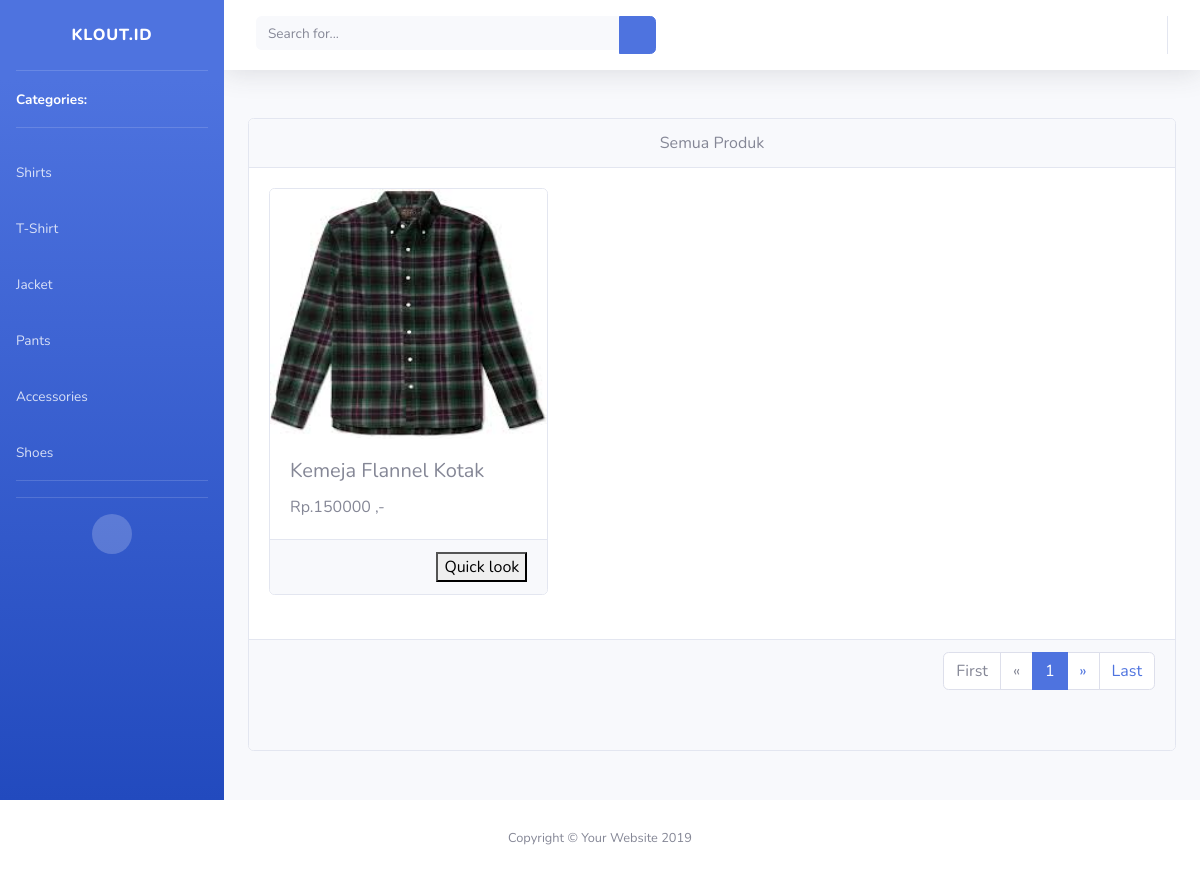
The app's page /indexsubkategori.php?id=a0001b with its own data.
### tables this page shows
CREATE TABLE `kategori` (
  `idkategori` varchar(10) NOT NULL,
  `namakategori` varchar(50) NOT NULL
);

CREATE TABLE `produk` (
  `idproduk` varchar(20) NOT NULL,
  `namaproduk` varchar(50) NOT NULL,
  `deskripsi` varchar(500) NOT NULL,
  `idkategori` varchar(10) NOT NULL,
  `idsub_kategori` varchar(10) NOT NULL,
  `file_gambar` varchar(500) NOT NULL,
  `berat` int(7) NOT NULL,
  `kuantitas` int(5) NOT NULL,
  `last_update` datetime NOT NULL,
  `idpegawai` varchar(10) NOT NULL,
  `price` int(11) NOT NULL
);

### indexsubkategori.php (the view, shortened to what this page needs)
<?php
require_once('includes/conn.php');
include('includes/header.php');
include('includes/navbar.php');
include('includes/chartjs.php');
?>
<div class="badan">
  <?php
                            $halaman = 9;
                            $page = isset($_GET["halaman"]) ? (int)$_GET["halaman"] : 1;
                            $mulai = ($page>1) ? ($page * $halaman) - $halaman : 0;
                            $result = mysqli_query($con, "SELECT * FROM produk");
                            $total = mysqli_num_rows($result);
                            $pages = ceil($total/$halaman);
  ?>
  <br/>
    <div class="container-fluid">
    <div class="card ">
      <div class="card-header">
        <center>
          Semua Produk
        </center>
      </div>
      <div class="card-body" id="badan">
  <div class="row" id ="load_data">
      <?php
            $id = $_GET["id"];
              $brg=mysqli_query($con,"SELECT * FROM produk WHERE idsub_kategori = '$id' LIMIT $mulai, $halaman");
              while($b=mysqli_fetch_array($brg)){
              ?>
  <div class="col-sm-4 mb-4">
            <div class="card" style="min-height: 12rem;" >
              <img src="/toko_baju_klout/admin/images/produk/<?php echo $b['file_gambar'];  ?>" height=250px class="card-img-top" alt="gambar">
              <div class="card-body">
                <h5 class="card-title"><?php echo $b['namaproduk']; ?></h5>
                <p class="card-text">Rp.<?php echo$b['price']?> ,-</p>
              </div>
              <div class="card-footer">
                <div id="quicklook" class="text-center"> <a href="data_produk.php?id=<?php echo $b["idproduk"]; ?>" class="klik_menu" id="edit"><button pid='$pro_id'  style='float:right;'>Quick look</button></a></div>
                </div>
            </div>
          </div>
  <?php } ?>
  </div>
  </div>
  <div class="card-footer"><nav class="mb-5">
            <ul class="pagination justify-content-end">
              <?php
                $jumlah_page = $pages;
                $jumlah_number = 1;
                $start_number = ($page > $jumlah_number)? $page - $jumlah_number : 1;
                if($page == 1){
                  echo '<li class="page-item disabled"><a class="page-link" href="#">First</a></li>';
                  echo '<li class="page-item disabled"><a class="page-link" href="#"><span aria-hidden="true">&laquo;</span></a></li>';
                }
                for($i = $start_number; $i <= $jumlah_page-1; $i++){
                  $link_active = ($page == $i)? ' active' : '';
                  echo '<li class="page-item halaman '.$link_active.'" id="'.$i.'"><a class="page-link" href="?halaman='.$i.'&id='.$id.'">'.$i.'</a></li>';
                }
                if($page == $jumlah_page){
                  echo '<li class="page-item disabled"><a class="page-link" href="#"><span aria-hidden="true">&raquo;</span></a></li>';
                  echo '<li class="page-item disabled"><a class="page-link" href="#">Last</a></li>';
                } else {
                  $link_next = ($page < $jumlah_page)? $page + 1 : $jumlah_page;
                  echo '<li class="page-item halaman" id="'.$link_next.'"><a class="page-link" href="?halaman='.$link_next.'&id='.$id.'"><span aria-hidden="true">&raquo;</span></a></li>';
                  echo '<li class="page-item halaman" id="'.$jumlah_page.'"><a class="page-link" href="?halaman='.$jumlah_page.'&id='.$id.'">Last</a></li>';
                }
              ?>
            </ul>
          </nav></div>
  </div>
  </div>
</div>
<?php
include('includes/footer.php');
?>

### includes/navbar.php (shortened to what this page needs)
<ul class="navbar-nav fixed bg-gradient-primary sidebar sidebar-dark accordion" id="accordionSidebar">
<a class="sidebar-brand d-flex align-items-center justify-content-center" href="index.php">
    <div class="sidebar-brand-text mx-3">klout.id<sup></sup></div>
  </a>
  <hr class="sidebar-divider my-0">
  <li class="sidebar-sticky">
  <li class="nav-item active">
    <a class="nav-link" href="index.php">
      <span>Categories: </span></a>
  </li>
  <hr class="sidebar-divider">
<?php
	$menu = mysqli_query($con,"SELECT * FROM kategori");
	$jum = mysqli_num_rows($menu);
		if($jum > 1){
		while($isi = mysqli_fetch_array($menu)){
			$idkat = $isi["idkategori"];
			$namakat = $isi["namakategori"];
			?>
			<li class="nav-item">
  				<a class="nav-link collapsed" href="#" data-toggle="collapse" data-target="#collapsem<?php echo$idkat;?>" aria-expanded="true" aria-controls="collapsem<?php echo$idkat;?>" href="indexkategori.php?id=<?php echo $idkat; ?>">
    			<span><?php echo $namakat;?></span>
  				</a>
			</li>
				<?php
		}
	}
	?>
<hr class="sidebar-divider">
<hr class="sidebar-divider d-none d-md-block">
<div class="text-center d-none d-md-inline">
  <button class="rounded-circle border-0" id="sidebarToggle"></button>
</div>
</li>
</ul>
    <div id="content-wrapper" class="d-flex flex-column">
      <div id="content">
        <nav class="navbar navbar-expand navbar-light bg-white topbar mb-4 static-top shadow">
          <form class="d-none d-sm-inline-block form-inline mr-auto ml-md-3 my-2 my-md-0 mw-100 navbar-search">
            <div class="input-group">
              <input  type="text" class="form-control bg-light border-0 small" id="keywords" placeholder="Search for..." aria-label="Search" aria-describedby="basic-addon2">
              <div class="input-group-append">
                <button class="btn btn-primary" type="button">
                  <i class="fas fa-search fa-sm"></i>
                </button>
              </div>
            </div>
          </form>
          <ul class="navbar-nav ml-auto">
          </ul>
        </nav>

### records on screen
kategori: namakategori "Shirts"
kategori: namakategori "T-Shirt"
kategori: namakategori "Jacket"
kategori: namakategori "Pants"
kategori: namakategori "Accessories"
kategori: namakategori "Shoes"
produk: file_gambar (picture), namaproduk "Kemeja Flannel Kotak", price "150000"
